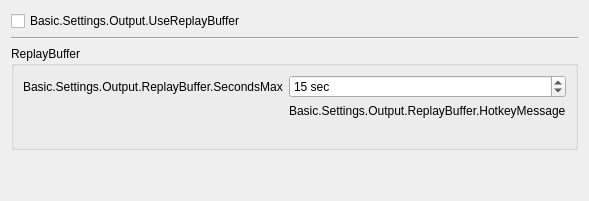
                   <widget class="QWidget" name="advOutputReplayTab">
                    <attribute name="title">
                     <string>ReplayBuffer</string>
                    </attribute>
                    <layout class="QVBoxLayout" name="verticalLayout_22">
                     <item>
                      <widget class="QCheckBox" name="advReplayBuf">
                       <property name="text">
                        <string>Basic.Settings.Output.UseReplayBuffer</string>
                       </property>
                      </widget>
                     </item>
                     <item>
                      <widget class="Line" name="line_4">
                       <property name="orientation">
                        <enum>Qt::Horizontal</enum>
                       </property>
                      </widget>
                     </item>
                     <item>
                      <widget class="QGroupBox" name="advReplayBufferGroupBox">
                       <property name="sizePolicy">
                        <sizepolicy hsizetype="Preferred" vsizetype="Maximum">
                         <horstretch>0</horstretch>
                         <verstretch>0</verstretch>
                        </sizepolicy>
                       </property>
                       <property name="title">
                        <string>ReplayBuffer</string>
                       </property>
                       <property name="flat">
                        <bool>false</bool>
                       </property>
                       <property name="checkable">
                        <bool>false</bool>
                       </property>
                       <layout class="QFormLayout" name="formLayout_30">
                        <item row="0" column="0">
                         <widget class="QLabel" name="advRBSecMaxLabel">
                          <property name="text">
                           <string>Basic.Settings.Output.ReplayBuffer.SecondsMax</string>
                          </property>
                         </widget>
                        </item>
                        <item row="0" column="1">
                         <widget class="QSpinBox" name="advRBSecMax">
                          <property name="suffix">
                           <string notr="true"> sec</string>
                          </property>
                          <property name="minimum">
                           <number>5</number>
                          </property>
                          <property name="maximum">
                           <number>21600</number>
                          </property>
                          <property name="value">
                           <number>15</number>
                          </property>
                         </widget>
                        </item>
                        <item row="1" column="1">
                         <widget class="QLabel" name="advRBHotkeyLabel">
                          <property name="text">
                           <string>Basic.Settings.Output.ReplayBuffer.HotkeyMessage</string>
                          </property>
                         </widget>
                        </item>
                        <item row="2" column="1">
                         <widget class="QLabel" name="advRBEstimate">
                          <property name="text">
                           <string notr="true"/>
                          </property>
                         </widget>
                        </item>
                       </layout>
                      </widget>
                     </item>
                     <item>
                      <spacer name="verticalSpacer">
                       <property name="orientation">
                        <enum>Qt::Vertical</enum>
                       </property>
                       <property name="sizeHint" stdset="0">
                        <size>
                         <width>20</width>
                         <height>40</height>
                        </size>
                       </property>
                      </spacer>
                     </item>
                    </layout>
                   </widget>
